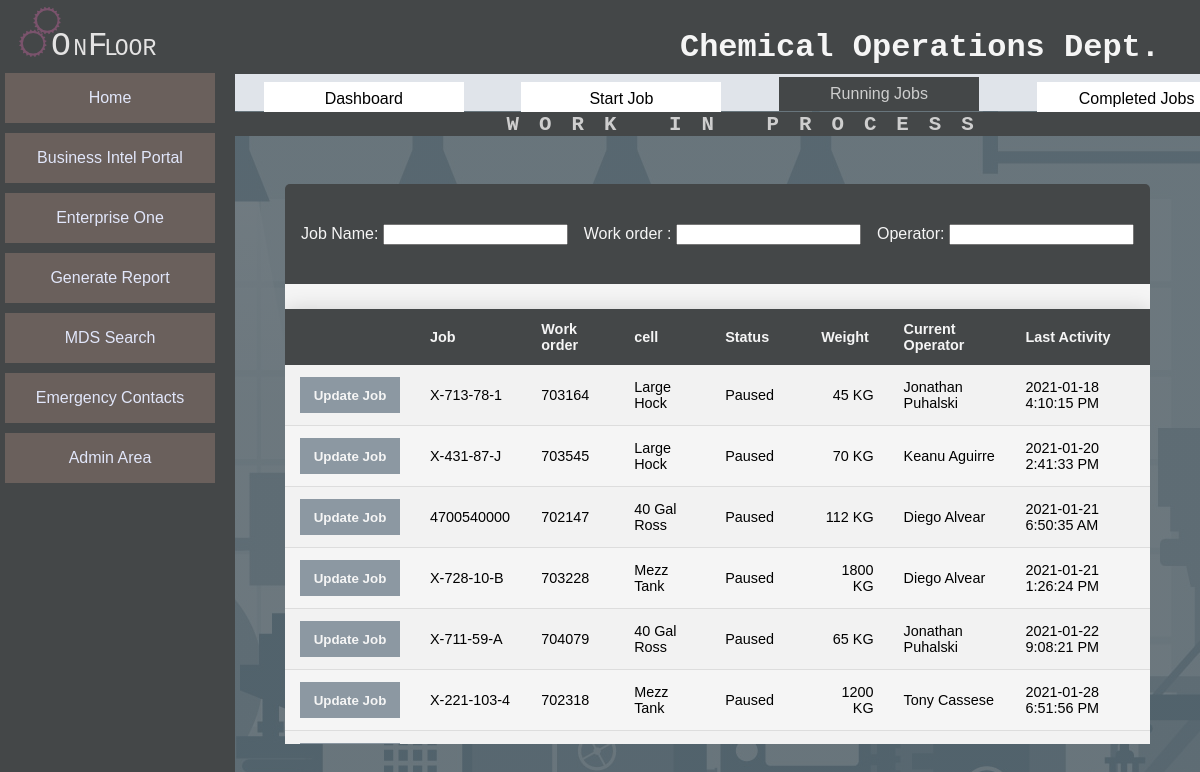
The app's page /runningjobs/ with its own data.
### tables this page shows
CREATE TABLE `Job_Record` (
	`Job_ID` INTEGER NOT NULL PRIMARY KEY AUTOINCREMENT,
	`Job` TEXT,
	`Work_Order` TEXT,
	`Job_Weight`  INTEGER NOT NULL,
	`Work_Cell`  INTEGER NOT NULL,
	`Job_Type`  INTEGER NOT NULL,
	`Job_Status` INTEGER NOT NULL,
	`Start_Time` TEXT,
	`Notes` TEXT,
	`In-Process_Testing` INEGER,
	`Pre_Adjustment` INTEGER,
	`End_Time` TEXT,
	`Total_Operations` INTEGER,
	`Start_Date` TEXT,
	`End_Date` TEXT,
	`Last_Operation` INTEGER
);

### app.py (the view, shortened to what this page needs)
@app.route("/runningjobs/", methods=['POST','GET'])
def runningJobs():
    page = "WORK IN PROCESS"
    jobList = DB.getRunningJobsList()
    jobs = []
    for job in jobList:
        jobs.append({
            'jobID':job[0],
            'job':job[1],
            'workorder':job[2],
            'cell':job[3],
            'status':job[4],
            'weight':job[5],
            'operator':job[7],
            'timestamp':job[8],})
    return render_template('runningjobs.html', jobs=jobs, page=page)

### data/DB.py (called while the page is built)
def make_connection():
    connection_String = "C:\\Users\\sbish\\Desktop\\project x\\data\\JT_DATA.db" #home
    return sqlite3.connect(connection_String)

def end_connection(conn):
    conn.close()

def getRunningJobsList():
    conn = make_connection()
    c = conn.cursor()
    SQL = Q.SelectRunningJobList()
    c.execute(SQL)
    items = c.fetchall()
    end_connection(conn)
    return items

### data/SQL.py (called while the page is built)
def SelectRunningJobList():
    SQL = "SELECT jr.Job_ID, jr.Job, jr.Work_Order, wc.Cell, js.Status, Job_Weight AS [Weight], "
    SQL += "MAX(a.Activity_ID) AS [Activity ID], o.First_Name || ' '|| o.Last_Name AS [Current Operator], "
    SQL += "a.Activity_Date ||' '|| a.Activity_Time AS [Last Activity] "
    SQL += "FROM Job_Record jr JOIN Activity a on a.Job_Id = jr.Job_ID "
    SQL += "JOIN Work_Cells wc ON wc.Cell_ID = jr.Work_Cell "
    SQL +=  "JOIN Job_Status js ON js.Status_ID = jr.Job_Status "
    SQL +=  "JOIN Operators o On a.Operator = o.Operator_ID "
    SQL += "WHERE jr.Job_Status IN (1,3,7) "
    SQL += "GROUP BY a.Job_Id;"
    return SQL

### templates/runningjobs.html (shortened to what this page needs)
{% extends "layout.html"%}
{% block body%}
        <div class="content-row-table">
            <div class='table-header'>
                <form action="">
                 <div>
                    <label for="filter1">Job Name: </label>
                    <input type="text" id='filter1'>
                 </div>
                 <div>
                    <label for="filter1">Work order : </label>
                    <input type="text" id='filter1'>
                 </div>
                 <div>
                    <label for="filter1">Operator: </label>
                    <input type="text" id='filter1'>
                 </div>
                </form>
            </div>
            <table class="Job-list-table">
               <thead>
                <tr>
                    <th></th>
                    <th>Job</th>
                    <th>Work order</th>
                    <th>cell</th>
                    <th>Status</th>
                    <th>Weight</th>
                    <th>Current Operator</th>
                    <th>Last Activity</th>
                </tr>
            </thead>
               <div class="table-body">
                    <tbody>
                        {% for job in jobs  %}
                        <tr>
                        <td class="tbl-link">
                            <form action="" method="POST">
                                <input class="table-sub-button" type="submit" name="" value='Update Job'/>
                            </form>
                        </td>
                            <td>{{job['job']}}</td>
                            <td>{{job['workorder']}}</td>
                            <td>{{job['cell']}}</td>
                            <td>{{job['status']}}</td>
                            <td style="text-align: right;">{{job['weight']}} KG</td>
                            <td>{{job['operator']}}</td>
                            <td>{{job['timestamp']}}</td>
                        </tr>
                     {% endfor %}
                    </tbody>
                </div>
            </table>
    </div>
      {% endblock %}

### templates/layout.html (shortened to what this page needs)
<!DOCTYPE HTML>
<html lang="en">
<head>
   <link rel= "stylesheet" type= "text/css" href="{{ url_for('static', filename='style.css')}}"/>
</head>
<body>
   <div class="site-container">
     {% include 'header.html' %}
     {% include 'side_bar.html' %}
     {% include 'top_nav.html' %}
     {% include 'page_title.html' %}
      <div class="_content">
      {% block body%}
      {% endblock%}
      </div>
   </div>
</body>
</html>

### templates/header.html
<div class="_header">
  <div class="header-logo">
     <img src="../static/images/OnFloorLogo.svg" alt="logo">
  </div>
  <div class="header-title">
     <h1 class="courier heading">Chemical Operations Dept.</h1>
  </div>
</div>

### templates/side_bar.html
<div class="_side-bar-menu">
    <div class="_nav">
       <div class="nav_btn"><a href="/">Home</a></div>
       <div class="nav_btn"><a href="http://dmxreporting/ChemOps/Dashboard" target="_blank">Business Intel Portal</a></div>
       <div class="nav_btn"><a href="http://e1usa/" target="_blank">Enterprise One</a></div>
       <div class="nav_btn"><a>Generate Report</a></div>
       <div class="nav_btn"><a>MDS Search</a></div>
       <div class="nav_btn"><a>Emergency Contacts</a></div>
       <div class="nav_btn"><a>Admin Area</a></div>
   </div>
</div>

### templates/top_nav.html
        <div class="_top-nav">
          <div class="top-nav-link">
            {% if page == 'THE DASHBOARD'  %}
              <a class= "tab-active" id="dash-tab" href="/">Dashboard</a>
            {% else %}
             <a class= "" id="dash-tab" href="/">Dashboard</a>
            {% endif %}
          </div>
          <div class="top-nav-link">
            {% if page == 'START A NEW JOB'  %}
              <a class= "tab-active" id="startJob-tab" href="/new_job">Start Job</a>
            {% else %}
              <a id="startJob-tab" href="/new_job">Start Job</a>
            {% endif %}
          </div>
          <div class="top-nav-link">
            {% if page == 'WORK IN PROCESS'  %}
              <a class= "tab-active" id="runnngJobs-tab" href="/runningjobs">Running Jobs</a>
            {% else %}
              <a id="runnngJobs-tab" href="/runningjobs">Running Jobs</a>
            {% endif %}
          </div>
          <div class="top-nav-link">
            {% if page == 'THESE JOBS ARE DONE'  %}
              <a class= "tab-active" id="completedJobs-tab" href="/completed_jobs">Completed Jobs</a>
            {% else %}
              <a id="completedJobs-tab" href="/completed_jobs">Completed Jobs</a>
            {% endif %}
          </div>
        </div>

### templates/page_title.html
<div class="page-title">
    <h2>{{page}}</h2>
</div>

### static/style.css (style rules this page uses)
*, *::before, *::after { box-sizing:border-box; }
a { text-decoration:none; color:inherit; cursor:pointer; }
h1, h2, h3, h4, h5, h6 { margin:0; font-size:inherit; font-weight:inherit; }
html,body { margin: 0; height: 100%; background: linear-gradient( rgba(88, 100, 107, 0.85), rgba(88, 100, 107, 0.85) ), url(./images/factory_background.jpg); background-attachment:fixed; font-family: Verdana, Geneva, Tahoma, sans-serif; font-size: 16px; }
.heading { font-size: 2em; font-weight: Bold; }
.site-container { height:100%; display: grid; grid-template-columns: 235px 1fr; grid-auto-rows: 70px 40px 24px auto; }
._header { grid-column: 1/-1; display: grid; grid-gap: 3px; grid-template-columns: 175px repeat(auto-fit,minmax(400px,1fr)); position: fixed; top:0px; padding-bottom: 1px; width: 100%; }
._side-bar-menu { grid-column: 1/2; grid-row: 2 /span 3; position: fixed; top:73px; left:0; width: 235px; height: 100%; }
._top-nav { grid-column: 2/-1; grid-row-start: 2; width: 85.86891161%; position: fixed; top:74px; padding-top: 3px; left:235px; }
.page-title { grid-column: 2/-1; grid-row-start: 3; width: 85.86891161%; position: fixed; left:235px; top:112px; }
._content { grid-column: 2/-1; grid-row-start: 4; display: grid; grid-row-gap: 20px; grid-template-columns: repeat(auto-fit,100%); grid-auto-rows:max-content; justify-content: center; padding: 50px; }
._header { background-color: #444748; color: #f5f5f5; }
.header-title { padding-right: 40px; padding-bottom: 8px; align-self: end; justify-self: end; font-family: 'Courier New', Courier, monospace; }
.header-logo img { height: 70px; }
._top-nav { display: flex; justify-content: space-around; align-items: flex-end; background-color: #7f8184; background-color: #e0e4ea; }
.top-nav-link { width: 200px; border-radius: 25px 25px 0 0; }
.top-nav-link a { display: inline-block; background-color: #fff; width: 100%; height: 100%; text-align: center; padding: 8px 0; border-radius: 5apx 5px 0 0; transform: translateY(5px); }
.top-nav-link .tab-active { color:#cecece; background-color: #444748; transition-duration: .45s; transform: translateY(0px); }
.page-title { font-family: 'Courier New', Courier, monospace; font-weight: bold; letter-spacing: 20px; font-size: 1.3em; text-align: center; padding-top: 1px; color:#cecece; background-color: #444748; }
._side-bar-menu { background-color: #263238; background-color: #444748; }
._nav { color:#E1E6FA; display: flex; flex-direction: column; width: 210px; margin-left: 5px; }
.nav_btn { height: 50px; width: 100%; text-align: center; margin-bottom: 10px; }
.nav_btn a { display: inline-block; background: #7A536C; background-color: #7D7EDB; background-color: #6A605C; margin: 0 auto; padding: 1em; width: 100%; }
.content-row-table { background-color: #f5f5f5; border-radius: 5px 5px 0 0; max-height: 560px; overflow-x: scroll; }
.Job-list-table { border-collapse: collapse; width: 100%; margin: 25px 0; font-size: 0.9em; min-width: 860px; background-color: #f5f5f5; box-shadow: 0 0 20px rgba(0,0,0, 0.15); }
.table-header form { background:#444748; display: flex; justify-content: space-evenly; align-items: center; height: 100px; }
.table-header form label { color:#f5f5f5; }
.Job-list-table thead tr { background-color: #444748; color: #f5f5f5; text-align: left; font-weight: bold; }
.Job-list-table th, .Job-list-table td { padding: 12px 15px; }
.Job-list-table tbody tr { border-bottom: 1px solid #dddddd; }
.Job-list-table tbody tr:nth-of-type(odd) { background:#f2f2f2; }
.table-sub-button { height: 36px; background-color: #72aadb; background-color: #8c98a2; border: none; color:#f5f5f5; min-width: 100px; font-weight: bold; }

### records on screen
Job_Record: job "X-713-78-1", workorder "703164", cell "Large Hock", status "Paused", weight "45", operator "Jonathan Puhalski", timestamp "2021-01-18 4:10:15 PM"
Job_Record: job "X-431-87-J", workorder "703545", cell "Large Hock", status "Paused", weight "70", operator "Keanu Aguirre", timestamp "2021-01-20 2:41:33 PM"
Job_Record: job "4700540000", workorder "702147", cell "40 Gal Ross", status "Paused", weight "112", operator "Diego Alvear", timestamp "2021-01-21 6:50:35 AM"
Job_Record: job "X-728-10-B", workorder "703228", cell "Mezz Tank", status "Paused", weight "1800", operator "Diego Alvear", timestamp "2021-01-21 1:26:24 PM"
Job_Record: job "X-711-59-A", workorder "704079", cell "40 Gal Ross", status "Paused", weight "65", operator "Jonathan Puhalski", timestamp "2021-01-22 9:08:21 PM"
Job_Record: job "X-221-103-4", workorder "702318", cell "Mezz Tank", status "Paused", weight "1200", operator "Tony Cassese", timestamp "2021-01-28 6:51:56 PM"

### other values on screen
{{ page }} "WORK IN PROCESS"
